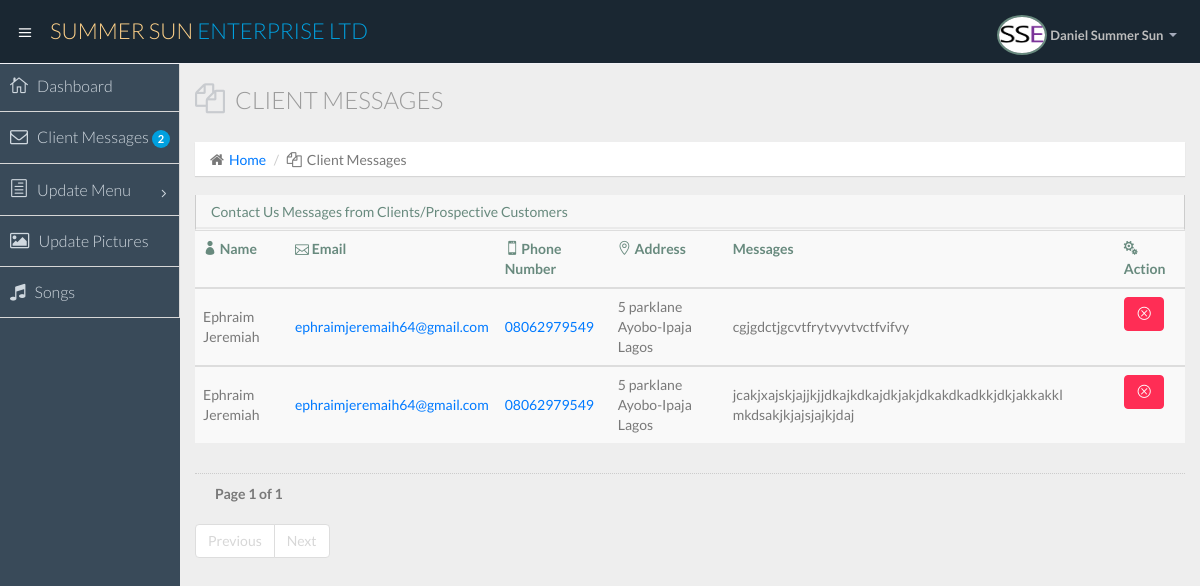
The app's page /admin/client_message.php (signed in) with its own data.
### tables this page shows
CREATE TABLE IF NOT EXISTS `contact` (
  `ID` int(11) NOT NULL AUTO_INCREMENT,
  `name` varchar(50) NOT NULL,
  `email` varchar(60) NOT NULL,
  `phone` varchar(20) NOT NULL,
  `address` varchar(200) NOT NULL,
  `message` longtext NOT NULL,
  PRIMARY KEY (`ID`)
);

### admin/client_message.php (the view, shortened to what this page needs)
<?php
include("top.php");
include("sidebar.php");
?>
    <section id="main-content">
      <section class="wrapper">
        <div class="row">
          <div class="col-lg-12">
            <h3 class="page-header"><i class="fa fa-files-o"></i>Client Messages</h3>
            <ol class="breadcrumb">
              <li><i class="fa fa-home"></i><a href="index.php">Home</a></li>
              <li><i class="fa fa-files-o"></i>Client Messages</li>
            </ol>
          </div>
        </div>
        <div class="row">
          <div class="col-lg-12">
            <section class="panel">
              <header class="panel-heading">
                Contact Us Messages from Clients/Prospective Customers
              </header>
              <div class="table-responsive">
<table class="table table-striped table-advance table-hover" >
  <tr>
    <th><i class="icon_profile"></i> Name</th>
    <th><i class="icon_mail_alt"></i> Email</th>
    <th><i class="icon_mobile"></i> Phone Number</th>
    <th><i class="icon_pin_alt"></i> Address</th>
    <th>Messages</th>
    <th colspan="2" align="center" width="7%"><i class="icon_cogs"></i> Action</th>
  </tr>
<?php
if (isset($_GET['page_no']) && $_GET['page_no']!="") {
    $page_no = $_GET['page_no'];
    } else {
        $page_no = 1;
        }
        $total_records_per_page = 10;
        $offset = ($page_no-1) * $total_records_per_page;
$previous_page = $page_no - 1;
$next_page = $page_no + 1;
$result_count = mysqli_query(
$connection,
"SELECT COUNT(*) As total_records FROM contact"
);
$total_records = mysqli_fetch_array($result_count);
$total_records = $total_records['total_records'];
$total_no_of_pages = ceil($total_records / $total_records_per_page);
$result = mysqli_query(
    $connection,
    "SELECT * FROM contact ORDER BY ID DESC LIMIT $offset, $total_records_per_page"
    );
while($rows= mysqli_fetch_array($result)){
?>
<tbody>
  <tr>
  <td>
  <?php echo $rows["name"];?>
  </td>
  <td>
  <a href="mailto:<?php echo $rows["email"]; ?>"><?php echo $rows["email"]; ?>
  </td>
  <td>
  <a href="tel:<?php echo $rows["phone"]; ?>"><?php echo $rows["phone"]; ?>
  </td>
  <td>
  <?php echo $rows["address"]; ?>
  </td>
  <td>
  <?php echo $rows["message"]; ?>
  </td>
  <th>
  <div class="btn-group">
  <a class="btn btn-danger" href="delete.php?id=<?php echo $rows['ID'];?>"  onclick="return confirm('Are You Sure, You Want to Remove this Record?');"><i class="icon_close_alt2"></i></a>
</div>
</th>
  </tr>
  <?php
}
?>
</tbody>
</table>
</div>
</section>
          </div>
        </div>
<div style='padding: 10px 20px 0px; border-top: dotted 1px #CCC;'>
<strong>Page <?php echo $page_no." of ".$total_no_of_pages; ?></strong>
</div>
<ul class="pagination">
<li <?php if($page_no <= 1){ echo "class='disabled'"; } ?>>
<a <?php if($page_no > 1){
echo "href='?page_no=$previous_page'";
} ?>>Previous</a>
</li>
<li <?php if($page_no >= $total_no_of_pages){
echo "class='disabled'";
} ?>>
<a <?php if($page_no < $total_no_of_pages) {
echo "href='?page_no=$next_page'";
} ?>>Next</a>
</li>
</ul>
</body>
</body>
</html>

### admin/top.php (shortened to what this page needs)
<?php
include("../connection.php");
$result = mysqli_query($connection,"SELECT * FROM admin ");
     $row = mysqli_fetch_array($result);
?>
<!DOCTYPE html>
<html lang="en">
<head>
  <link href="css/bootstrap.min.css" rel="stylesheet">
  <link href="css/bootstrap-theme.css" rel="stylesheet">
  <link href="css/elegant-icons-style.css" rel="stylesheet" />
  <link href="css/font-awesome.min.css" rel="stylesheet" />
  <link href="assets/fullcalendar/fullcalendar/bootstrap-fullcalendar.css" rel="stylesheet" />
  <link href="assets/fullcalendar/fullcalendar/fullcalendar.css" rel="stylesheet" />
  <link href="assets/jquery-easy-pie-chart/jquery.easy-pie-chart.css" rel="stylesheet" type="text/css" media="screen" />
  <link rel="stylesheet" href="css/owl.carousel.css" type="text/css">
  <link href="css/jquery-jvectormap-1.2.2.css" rel="stylesheet">
  <link rel="stylesheet" href="css/fullcalendar.css">
  <link href="css/widgets.css" rel="stylesheet">
  <link href="css/style.css" rel="stylesheet">
  <link href="css/style-responsive.css" rel="stylesheet" />
  <link href="css/xcharts.min.css" rel=" stylesheet">
  <link href="css/jquery-ui-1.10.4.min.css" rel="stylesheet">
</head>
<body>
  <section id="container" class="">
    <header class="header dark-bg">
      <div class="toggle-nav">
        <div class="icon-reorder tooltips" data-original-title="Toggle Navigation" data-placement="bottom"><i class="icon_menu"></i></div>
      </div>
      <a href="index.php" class="logo">Summer Sun <span class="lite">Enterprise Ltd</span></a>
      <div class="top-nav notification-row">
        <ul class="nav pull-right top-menu">
            </ul>
          <li id="mail_notificatoin_bar" class="dropdown">
            <a data-toggle="dropdown" class="dropdown-toggle" href="#">
                        </a>
          </li>
          <li class="dropdown">
            <a data-toggle="dropdown" class="dropdown-toggle" href="#">
                            <span class="profile-ava">
                                <img alt="" src="img/SSE.jpg" width="50" height="40" alt="image">
                            </span>
                            <span class="username"><b><?php echo $row['firstname']. " " .$row['lastname'] ?></b></span>
                            <b class="caret"></b>
                        </a>
          </li>
      </div>
    </header>

### records on screen
contact: name "Ephraim Jeremiah", email "ephraimjeremaih64@gmail.com", phone "08062979549", address "5 parklane Ayobo-Ipaja Lagos", message "cgjgdctjgcvtfrytvyvtvctfvifvy"
contact: name "Ephraim Jeremiah", email "ephraimjeremaih64@gmail.com", phone "08062979549", address "5 parklane Ayobo-Ipaja Lagos", message "jcakjxajskjajjkjjdkajkdkajdkjakjdkakdkadkkjdkjakkakkl mkdsakjkjajsjajkjdaj"

### other values on screen
$row['firstname'] "Daniel"
$row['lastname'] "Summer Sun"
$count['total'] "2"
$page_no "1"
$total_no_of_pages "1"
